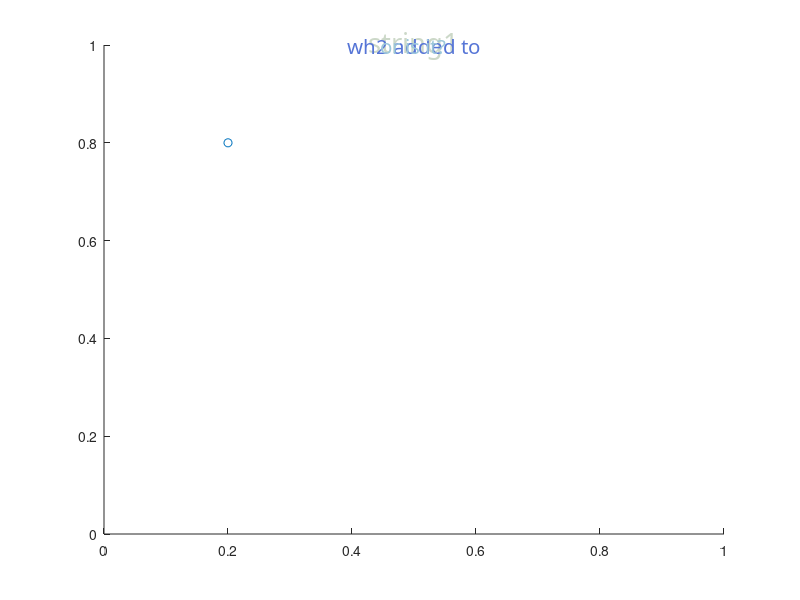

Write MATLAB code to recreate this figure. (Note: this script raises an error after producing the figure.)
cla reset
clear variables
fontBlockSize = 0.02;
prettyFonts = {'Century Gothic', 'Cooper Black', 'Magneto Bold'};

cx = 0.2;
cy = 0.8;

scatter(cx, cy);
xlim([0 1]);
ylim([0 1]);

wh1 = text('String', 'string1', ...
    'FontName', prettyFonts{randi(numel(prettyFonts), 1)}, ... % random pretty font
    'Color', rand(1,3), ...
    'Margin', 1, ...
    'FontUnits', 'normalized', ...
    'FontSize', 4*fontBlockSize, ...
    'Units', 'data', ... % 'normalized', ... %
    'VerticalAlignment', 'middle', ...
    'HorizontalAlignment', 'center', ...
    'Position', [0.5,1] ...
    );
whL = text('String', 'wh2 added to', ...
    'FontName', prettyFonts{randi(numel(prettyFonts), 1)}, ... % random pretty font
    'Color', rand(1,3), ...
    'Margin', 1, ...
    'FontUnits', 'normalized', ...
    'FontSize', 3*fontBlockSize, ...
    'Units', 'data', ... % 'normalized', ... %
    'VerticalAlignment', 'middle', ...
    'HorizontalAlignment', 'center', ...
    'Position', [0.5,1] ...
    );
whR = text('String', 'or is it?', ...
    'FontName', prettyFonts{randi(numel(prettyFonts), 1)}, ... % random pretty font
    'Color', rand(1,3), ...
    'Margin', 1, ...
    'FontUnits', 'normalized', ...
    'FontSize', 3*fontBlockSize, ...
    'Units', 'data', ... % 'normalized', ... %
    'VerticalAlignment', 'middle', ...
    'HorizontalAlignment', 'center', ...
    'Position', [0.5,1] ...
    );

wr = WordClusterRow(wh1, 'middle', cx, cy);
wr = wr.addWordLeft(whL);
wr = wr.addWordRight(whR);
wr = wr.addWordRight(whR);
% wr = wr.repositionRow(0.64, 0.2)